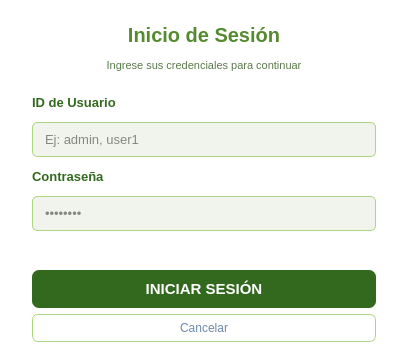
<?xml version="1.0" encoding="UTF-8"?>
<ui version="4.0">
 <class>LoginDialog</class>
 <widget class="QDialog" name="LoginDialog">
  <property name="geometry">
   <rect>
    <x>0</x>
    <y>0</y>
    <width>408</width>
    <height>362</height>
   </rect>
  </property>
  <property name="minimumSize">
   <size>
    <width>360</width>
    <height>320</height>
   </size>
  </property>
  <property name="windowTitle">
   <string>BioMed Analyzer Pro — Inicio de Sesión</string>
  </property>
  <property name="styleSheet">
   <string>background-color: #ffffff; color: #1a1a1a;</string>
  </property>
  <layout class="QVBoxLayout" name="layout_login">
   <property name="spacing">
    <number>6</number>
   </property>
   <property name="leftMargin">
    <number>32</number>
   </property>
   <property name="topMargin">
    <number>22</number>
   </property>
   <property name="rightMargin">
    <number>32</number>
   </property>
   <property name="bottomMargin">
    <number>20</number>
   </property>
   <item>
    <widget class="QLabel" name="lbl_titulo">
     <property name="styleSheet">
      <string>color: #558b2f; font-size: 20px;</string>
     </property>
     <property name="text">
      <string>&lt;b&gt;Inicio de Sesión&lt;/b&gt;</string>
     </property>
     <property name="alignment">
      <set>Qt::AlignCenter</set>
     </property>
    </widget>
   </item>
   <item>
    <widget class="QLabel" name="lbl_sub">
     <property name="styleSheet">
      <string>color: #5a7a4a; font-size: 11px; margin-bottom: 6px;</string>
     </property>
     <property name="text">
      <string>Ingrese sus credenciales para continuar</string>
     </property>
     <property name="alignment">
      <set>Qt::AlignCenter</set>
     </property>
    </widget>
   </item>
   <item>
    <widget class="QLabel" name="lbl_id">
     <property name="styleSheet">
      <string>color: #33691e; font-size: 13px; font-weight: bold;</string>
     </property>
     <property name="text">
      <string>ID de Usuario</string>
     </property>
    </widget>
   </item>
   <item>
    <widget class="QLineEdit" name="txt_id">
     <property name="toolTip">
      <string>Ingrese el ID asignado a su cuenta</string>
     </property>
     <property name="styleSheet">
      <string notr="true">QLineEdit {
   background-color: #f0f4ed;
   color: #1a1a1a;
   border: 1px solid #aed581;
   border-radius: 5px;
   padding: 8px 10px;
   font-size: 13px;
}
QLineEdit:focus {
   border: 2px solid #558b2f;
}</string>
     </property>
     <property name="placeholderText">
      <string>Ej: admin, user1</string>
     </property>
    </widget>
   </item>
   <item>
    <widget class="QLabel" name="lbl_password">
     <property name="styleSheet">
      <string>color: #33691e; font-size: 13px; font-weight: bold;</string>
     </property>
     <property name="text">
      <string>Contraseña</string>
     </property>
    </widget>
   </item>
   <item>
    <widget class="QLineEdit" name="txt_password">
     <property name="toolTip">
      <string>Ingrese su contraseña</string>
     </property>
     <property name="styleSheet">
      <string notr="true">QLineEdit {
   background-color: #f0f4ed;
   color: #1a1a1a;
   border: 1px solid #aed581;
   border-radius: 5px;
   padding: 8px 10px;
   font-size: 13px;
}
QLineEdit:focus {
   border: 2px solid #558b2f;
}</string>
     </property>
     <property name="echoMode">
      <enum>QLineEdit::Password</enum>
     </property>
     <property name="placeholderText">
      <string>••••••••</string>
     </property>
    </widget>
   </item>
   <item>
    <widget class="QLabel" name="lbl_error">
     <property name="styleSheet">
      <string>color: #e63946; font-size: 12px;</string>
     </property>
     <property name="text">
      <string/>
     </property>
     <property name="alignment">
      <set>Qt::AlignCenter</set>
     </property>
    </widget>
   </item>
   <item>
    <widget class="QPushButton" name="btn_login">
     <property name="cursor">
      <cursorShape>PointingHandCursor</cursorShape>
     </property>
     <property name="toolTip">
      <string>Verificar credenciales e ingresar al sistema</string>
     </property>
     <property name="styleSheet">
      <string notr="true">QPushButton {
   background-color: #33691e;
   color: white;
   border: none;
   padding: 10px;
   font-size: 15px;
   font-weight: bold;
   border-radius: 7px;
}
QPushButton:hover {
   background-color: #558b2f;
}
QPushButton:pressed {
   background-color: #1b5e20;
}</string>
     </property>
     <property name="text">
      <string>INICIAR SESIÓN</string>
     </property>
     <property name="default">
      <bool>true</bool>
     </property>
    </widget>
   </item>
   <item>
    <widget class="QPushButton" name="btn_cancelar">
     <property name="cursor">
      <cursorShape>PointingHandCursor</cursorShape>
     </property>
     <property name="styleSheet">
      <string>QPushButton {
   background-color: transparent;
   color: #6c8aaa;
   border: 1px solid #aed581;
   padding: 6px;
   font-size: 12px;
   border-radius: 6px;
}
QPushButton:hover {
   color: #558b2f;
   border-color: #4a7aaa;
}</string>
     </property>
     <property name="text">
      <string>Cancelar</string>
     </property>
    </widget>
   </item>
  </layout>
 </widget>
 <resources/>
 <connections>
  <connection>
   <sender>btn_login</sender>
   <signal>clicked()</signal>
   <receiver>LoginDialog</receiver>
   <slot>accept()</slot>
   <hints>
    <hint type="sourcelabel">
     <x>357</x>
     <y>289</y>
    </hint>
    <hint type="destinationlabel">
     <x>383</x>
     <y>90</y>
    </hint>
   </hints>
  </connection>
  <connection>
   <sender>btn_cancelar</sender>
   <signal>clicked()</signal>
   <receiver>LoginDialog</receiver>
   <slot>close()</slot>
   <hints>
    <hint type="sourcelabel">
     <x>176</x>
     <y>324</y>
    </hint>
    <hint type="destinationlabel">
     <x>10</x>
     <y>255</y>
    </hint>
   </hints>
  </connection>
 </connections>
</ui>
